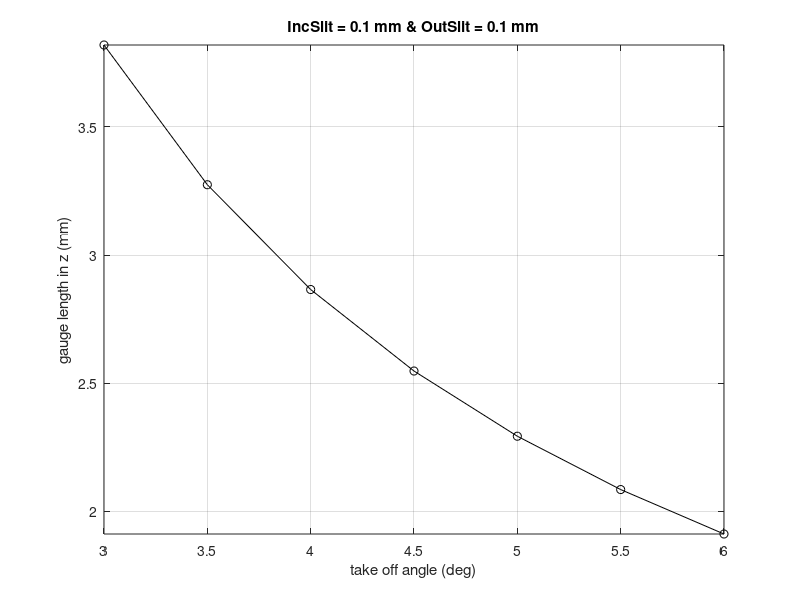

Here is the MATLAB script that generated this plot:
clear all
close all
clc

%%%%%%%%%%%%%%%%%%%%%%%%%%%%%%%%%%%%%%%%%%%%%%%%%%%%%%%%%%%%%%%%%%%%%%%%%%%%%%
TakeOffAngle    = 3:0.5:6;                    % IN deg
IncSlitSizeRad  = 0.1;                          % IN mm
OutSlitSizeRad  = 0.1;                          % IN mm
%%%%%%%%%%%%%%%%%%%%%%%%%%%%%%%%%%%%%%%%%%%%%%%%%%%%%%%%%%%%%%%%%%%%%%%%%%%%%%

GaugeLengthZUS  = IncSlitSizeRad*cosd(TakeOffAngle./2)./sind(TakeOffAngle);
GaugeLengthZDS  = OutSlitSizeRad*cosd(TakeOffAngle./2)./sind(TakeOffAngle);
GaugeLengthZ    = GaugeLengthZUS + GaugeLengthZDS;

figure(2)
plot(TakeOffAngle, GaugeLengthZ, 'ko-')
axis tight
title(['IncSlit = ', num2str(IncSlitSizeRad), ' mm & OutSlit = ', num2str(OutSlitSizeRad), ' mm'])
xlabel('take off angle (deg)')
ylabel('gauge length in z (mm)')
grid on
